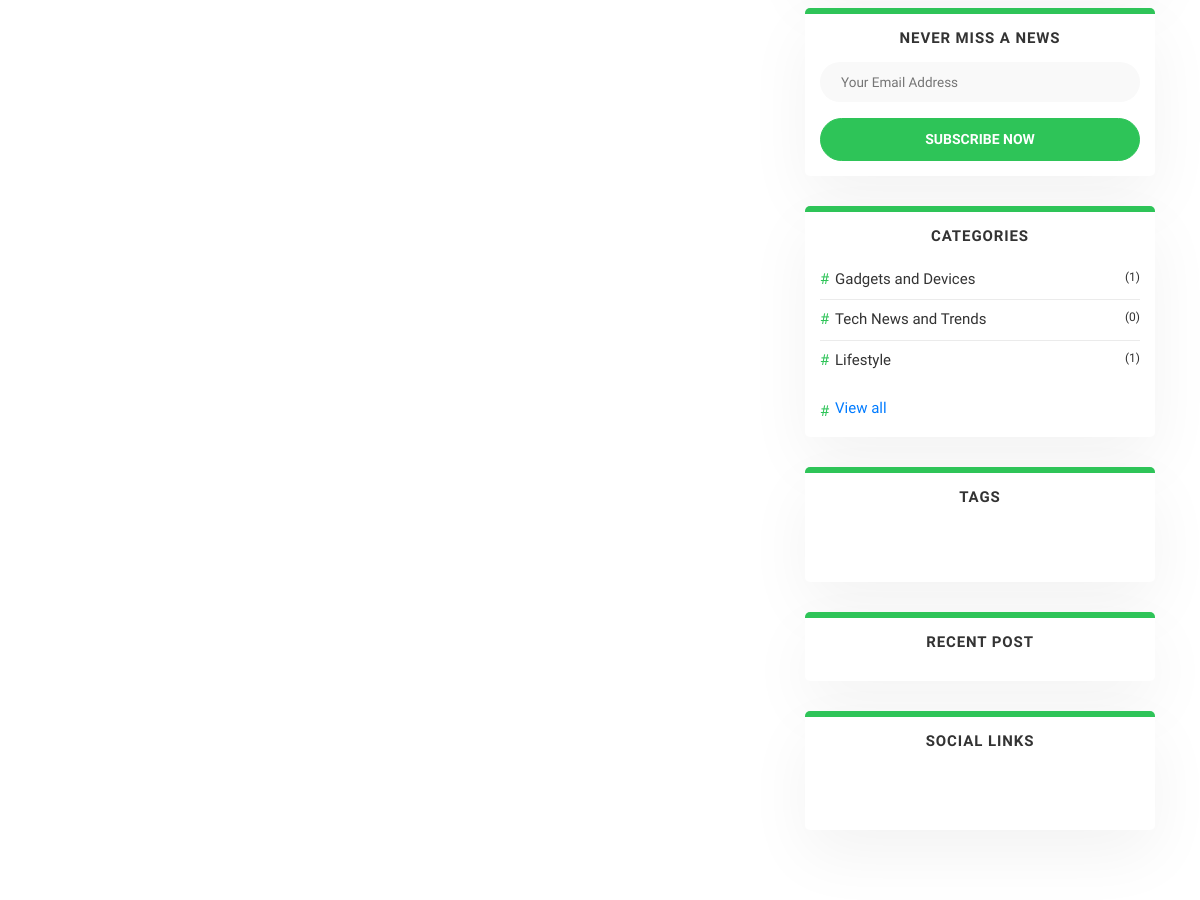
/categories/ (middle part), run on an earlier commit of the app's database.
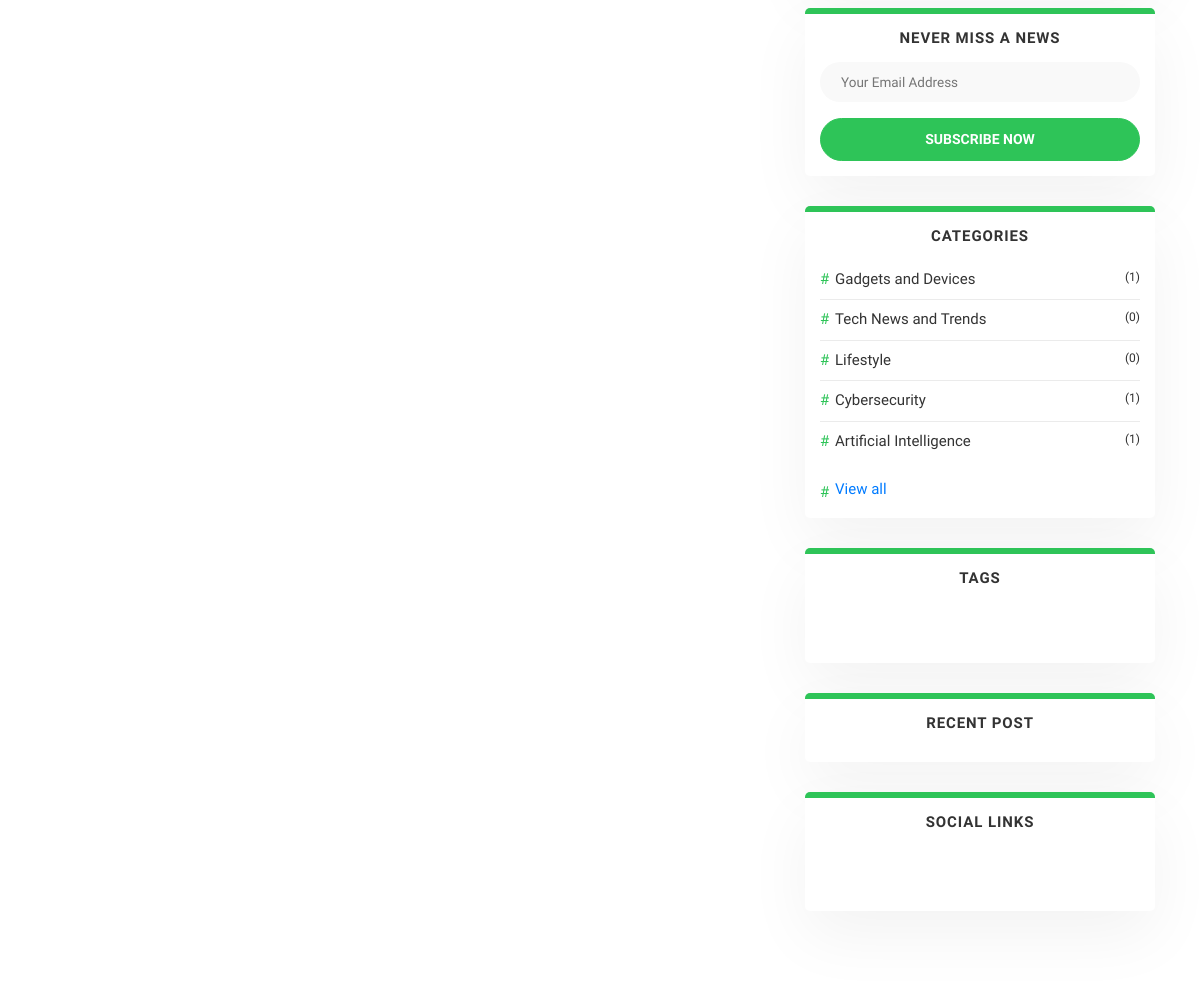
And on a later commit of the database.
### blog/blogger/models.py (models this page shows, shortened)
class Category(models.Model):
    name = models.CharField(max_length=30)
    class Meta:
        verbose_name_plural = "categories"

### blog/blogger/views.py (the view)
# urls.py: path('categories/', view_all_categories, name='view_all_categories'),
def view_all_categories(request):
    categories = Category.objects.all()
    return render(request, 'blog/tags&cat.html', {'categories': categories})

### blog/templates/blog/tags&cat.html (shortened to what this page needs)
{% extends "base/base.html" %}
{% block template %}
<section class="section">
    <div class="container">
        <div class="row">
            <div class="col-lg-8 mb-5 mb-lg-0">
            </div>
            {% include "./components/sidebar.html" %}
        </div>
    </div>
</section>
{% endblock %}

### blog/templates/base/base.html (shortened to what this page needs)
{% load static %}
<!doctype html>
<html lang="en">
<head>
    <link rel="stylesheet" href="https://cdnjs.cloudflare.com/ajax/libs/font-awesome/6.0.0/css/all.min.css"
 />
    <link rel="stylesheet" href="{% static 'plugins/bootstrap/bootstrap.min.css' %}">
    <link rel="stylesheet" href="{% static 'plugins/themify-icons/themify-icons.css' %}">
    <link rel="stylesheet" href="{% static 'plugins/slick/slick.css' %}">
    <link rel="stylesheet" href="{% static 'css/style.css' %}" media="screen">
</head>
<body>
    {% block template%}{% endblock %}
</body>
</html>

### blog/templates/base/navbar.html (shortened to what this page needs)
{% load static %}

### blog/templates/blog/components/sidebar.html (shortened to what this page needs)
{% load static %}
<aside class="col-lg-4 @@sidebar">
    <div class="widget">
        <h4 class="widget-title"><span>Never Miss A News</span></h4>
        <form action="#!" method="post" name="mc-embedded-subscribe-form" target="_blank" class="widget-search">
            <input class="mb-3" id="search-query" name="s" type="search" placeholder="Your Email Address">
            <i class="ti-email"></i>
            <button type="submit" class="btn btn-primary btn-block" name="subscribe">Subscribe now</button>
        </form>
    </div>
    <div class="widget widget-categories">
        <h4 class="widget-title"><span>Categories</span></h4>
        <ul class="list-unstyled widget-list" id="limitedCategories">
            {% for category in categories %}
            <li><a href="{% url 'category_detail' category_name=category.name %}" class="d-flex">{{ category.name }}
                    <small class="ml-auto">({{ category.posts.count }})</small></a></li>
            {% endfor %}
        </ul>
        <a href="#" id="viewAllCategories">View all</a>
    </div>
    <div class="widget">
        <h4 class="widget-title"><span>Tags</span></h4>
        <ul class="list-inline widget-list-inline widget-card">
        </ul>
    </div>
    <div class="widget">
        <h4 class="widget-title">Recent Post</h4>
    </div>
    <div class="widget">
        <h4 class="widget-title"><span>Social Links</span></h4>
        <ul class="list-inline widget-social">
            <li class="list-inline-item"><a href="https://www.facebook.com/people/Mc-Nandh/100064316911674/?ref=py_c"
                    target="_blank"><i class="ti-facebook"></i></a></li>
            <li class="list-inline-item"><a href="https://twitter.com/AbinandhMJ" target="_blank"><i
                        class="ti-twitter-alt"></i></a></li>
            <li class="list-inline-item"><a href="https://www.linkedin.com/in/abinandhmj/" target="_blank"><i
                        class="ti-linkedin"></i></a></li>
            <li class="list-inline-item"><a href="https://github.com/AbinandhMJ" target="_blank"><i
                        class="ti-github"></i></a></li>
            <li class="list-inline-item"><a href="mailto:abinandhmurukesan@gmail.com" target="_blank"><i
                        class="ti-email"></i></a></li>
        </ul>
    </div>
</aside>

### blog/templates/base/footer.html (shortened to what this page needs)
{% load static %}

### blog/static/css/style.css (style rules this page uses)
:root { --primary-color: #2ec458; --primary-font: "Nunito Sans", sans-serif; --text-primary: #555; --text-secondary: #333; --general-color: #fff; --borders: #EBEBEB; }
body { line-height: 1.7; font-family: var(--primary-font); -webkit-font-smoothing: antialiased; color: var(--text-primary); font-size: 15px; }
h1, h2, h3, h4, h5, h6, .h1, .h2, .h3, .h4, .h5, .h6 { color: var(--text-secondary); font-family: var(--primary-font); font-weight: 800; line-height: 1.2; }
h4, .h4 { font-size: 18px; }
.btn { font-size: 14px; font-family: var(--primary-font); font-weight: 700; text-transform: uppercase; padding: 10px 22px; border-radius: 50px; border: 1px solid; position: relative; z-index: 1; transition: 0.2s ease; }
.btn-primary { background: var(--primary-color); border-color: var(--primary-color); }
body { background-color: var(--general-color); overflow-x: hidden; }
a, a:hover, a:focus { text-decoration: none; }
a, button, select { cursor: pointer; transition: 0.2s ease; }
.shadow, .promotion, .logo-list li, .widget, .card, .navbar .dropdown-menu { box-shadow: 0px 25px 65px rgba(0, 0, 0, 0.05) !important; }
.section { padding-top: 100px; padding-bottom: 100px; }
.widget { margin-bottom: 30px; padding: 15px; border-radius: 5px; border-top: 6px solid var(--primary-color); background-color: var(--general-color); }
.widget-title { text-transform: uppercase; margin-bottom: 15px; color: var(--text-secondary); text-align: center; font-size: 15px; letter-spacing: 0.06em; }
.widget-search { position: relative; }
.widget-search input { border: 1px solid transparent; width: 100%; height: 40px; border-radius: 50px; background-color: #F9F9F9; padding-left: 20px; transition: 0.2s ease; }
.widget-search input::placeholder { font-size: 90%; }
.widget-search i { color: var(--text-secondary); position: absolute; right: 15px; top: 15px; font-size: 12px; }
.widget-categories a { position: relative; padding-left: 15px; }
.widget-categories a::before { position: absolute; content: "#"; color: var(--primary-color); left: 0; top: 0; }
.widget-list li { padding: 7px 0; }
.widget-list li:not(:last-child) { border-bottom: 1px solid var(--borders); }
.widget-list li a { color: var(--text-secondary); }
.widget-card { position: relative; padding: 15px 0; }
.widget-social { display: flex; justify-content: space-around; }
.widget-social a { padding: 10px; font-size: 20px; color: #777; }

What changed in the data, as far as the page shows it:
computed for Category "Lifestyle": posts.count "1" → "0"
added Category: name "Cybersecurity", posts.count "1"
added Category: name "Artificial Intelligence", posts.count "1"
